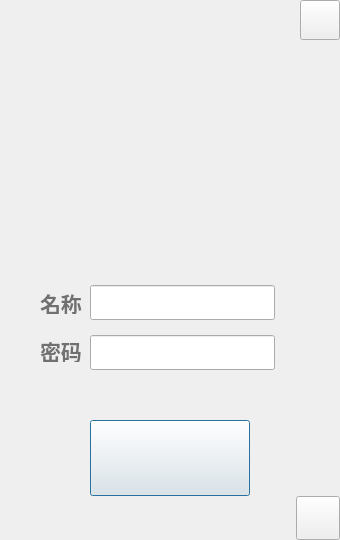
<?xml version="1.0" encoding="UTF-8"?>
<ui version="4.0">
 <class>QFrontWindow</class>
 <widget class="QDialog" name="QFrontWindow">
  <property name="geometry">
   <rect>
    <x>0</x>
    <y>0</y>
    <width>340</width>
    <height>540</height>
   </rect>
  </property>
  <property name="windowTitle">
   <string>QtGuiClass</string>
  </property>
  <widget class="QLineEdit" name="lineEdit_password">
   <property name="geometry">
    <rect>
     <x>90</x>
     <y>335</y>
     <width>185</width>
     <height>35</height>
    </rect>
   </property>
   <property name="font">
    <font>
     <family>等线</family>
     <pointsize>12</pointsize>
     <weight>75</weight>
     <bold>true</bold>
    </font>
   </property>
   <property name="cursor">
    <cursorShape>IBeamCursor</cursorShape>
   </property>
   <property name="text">
    <string/>
   </property>
   <property name="alignment">
    <set>Qt::AlignCenter</set>
   </property>
  </widget>
  <widget class="QLabel" name="label_name">
   <property name="geometry">
    <rect>
     <x>40</x>
     <y>292</y>
     <width>42</width>
     <height>22</height>
    </rect>
   </property>
   <property name="font">
    <font>
     <family>等线</family>
     <pointsize>16</pointsize>
     <weight>75</weight>
     <bold>true</bold>
    </font>
   </property>
   <property name="styleSheet">
    <string notr="true">color: rgb(112, 112, 112)</string>
   </property>
   <property name="text">
    <string>名称</string>
   </property>
  </widget>
  <widget class="QWifiIcon" name="wifi_icon" native="true">
   <property name="geometry">
    <rect>
     <x>75</x>
     <y>45</y>
     <width>190</width>
     <height>190</height>
    </rect>
   </property>
  </widget>
  <widget class="QPushButton" name="button_start_or_stop">
   <property name="geometry">
    <rect>
     <x>90</x>
     <y>420</y>
     <width>160</width>
     <height>76</height>
    </rect>
   </property>
   <property name="cursor">
    <cursorShape>PointingHandCursor</cursorShape>
   </property>
   <property name="text">
    <string/>
   </property>
  </widget>
  <widget class="QLabel" name="label_password">
   <property name="geometry">
    <rect>
     <x>40</x>
     <y>340</y>
     <width>42</width>
     <height>22</height>
    </rect>
   </property>
   <property name="font">
    <font>
     <family>等线</family>
     <pointsize>16</pointsize>
     <weight>75</weight>
     <bold>true</bold>
    </font>
   </property>
   <property name="styleSheet">
    <string notr="true">color: rgb(112, 112, 112)</string>
   </property>
   <property name="text">
    <string>密码</string>
   </property>
  </widget>
  <widget class="QLineEdit" name="lineEdit_name">
   <property name="geometry">
    <rect>
     <x>90</x>
     <y>285</y>
     <width>185</width>
     <height>35</height>
    </rect>
   </property>
   <property name="font">
    <font>
     <family>等线</family>
     <pointsize>12</pointsize>
     <weight>75</weight>
     <bold>true</bold>
    </font>
   </property>
   <property name="alignment">
    <set>Qt::AlignCenter</set>
   </property>
  </widget>
  <widget class="QWidget" name="brow" native="true">
   <property name="geometry">
    <rect>
     <x>4</x>
     <y>4</y>
     <width>64</width>
     <height>34</height>
    </rect>
   </property>
   <property name="whatsThis">
    <string>brow</string>
   </property>
  </widget>
  <widget class="QPushButton" name="button_exit">
   <property name="geometry">
    <rect>
     <x>300</x>
     <y>0</y>
     <width>40</width>
     <height>40</height>
    </rect>
   </property>
   <property name="whatsThis">
    <string>exit</string>
   </property>
   <property name="text">
    <string/>
   </property>
  </widget>
  <widget class="QPushButton" name="button_nextpage">
   <property name="geometry">
    <rect>
     <x>296</x>
     <y>496</y>
     <width>44</width>
     <height>44</height>
    </rect>
   </property>
   <property name="text">
    <string/>
   </property>
  </widget>
 </widget>
 <layoutdefault spacing="6" margin="11"/>
 <customwidgets>
  <customwidget>
   <class>QWifiIcon</class>
   <extends>QWidget</extends>
   <header>QWifiIcon.h</header>
   <container>1</container>
   <slots>
    <slot>setStyle()</slot>
   </slots>
  </customwidget>
 </customwidgets>
 <tabstops>
  <tabstop>button_start_or_stop</tabstop>
  <tabstop>lineEdit_name</tabstop>
  <tabstop>lineEdit_password</tabstop>
  <tabstop>button_exit</tabstop>
  <tabstop>button_nextpage</tabstop>
 </tabstops>
 <resources/>
 <connections>
  <connection>
   <sender>button_exit</sender>
   <signal>clicked()</signal>
   <receiver>QFrontWindow</receiver>
   <slot>onBtnExit()</slot>
   <hints>
    <hint type="sourcelabel">
     <x>315</x>
     <y>18</y>
    </hint>
    <hint type="destinationlabel">
     <x>203</x>
     <y>19</y>
    </hint>
   </hints>
  </connection>
  <connection>
   <sender>button_nextpage</sender>
   <signal>clicked()</signal>
   <receiver>QFrontWindow</receiver>
   <slot>onBtnRotate()</slot>
   <hints>
    <hint type="sourcelabel">
     <x>313</x>
     <y>523</y>
    </hint>
    <hint type="destinationlabel">
     <x>189</x>
     <y>521</y>
    </hint>
   </hints>
  </connection>
  <connection>
   <sender>button_start_or_stop</sender>
   <signal>clicked()</signal>
   <receiver>QFrontWindow</receiver>
   <slot>onBtnStartOrStop()</slot>
   <hints>
    <hint type="sourcelabel">
     <x>174</x>
     <y>463</y>
    </hint>
    <hint type="destinationlabel">
     <x>287</x>
     <y>433</y>
    </hint>
   </hints>
  </connection>
  <connection>
   <sender>button_nextpage</sender>
   <signal>clicked()</signal>
   <receiver>QFrontWindow</receiver>
   <slot>onTurnNextPage()</slot>
   <hints>
    <hint type="sourcelabel">
     <x>307</x>
     <y>517</y>
    </hint>
    <hint type="destinationlabel">
     <x>220</x>
     <y>517</y>
    </hint>
   </hints>
  </connection>
 </connections>
 <slots>
  <slot>onBtnRotate()</slot>
  <slot>onBtnExit()</slot>
  <slot>onBtnStartOrStop()</slot>
  <slot>onTurnNextPage()</slot>
 </slots>
</ui>
